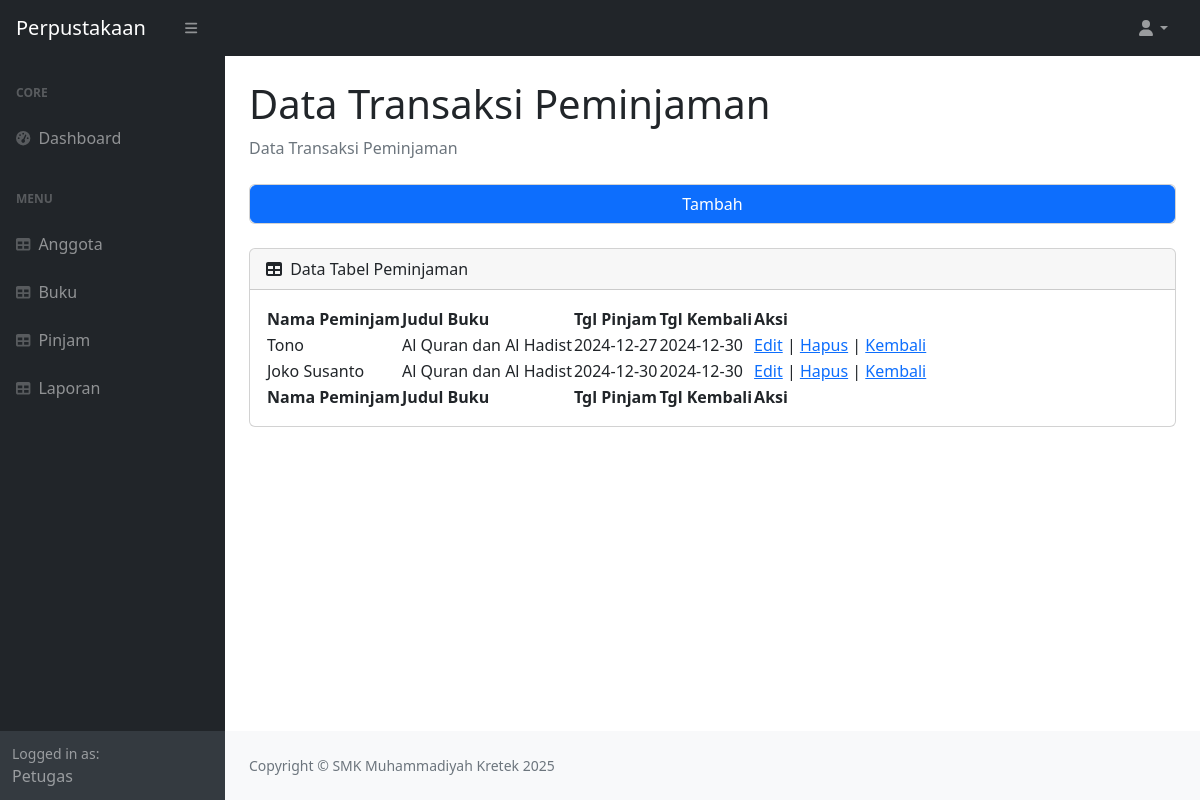
Page /pinjam/pinjam.php (signed in) on the committed database.
### tables this page shows
CREATE TABLE `tb_pinjam` (
  `id_pinjam` int(11) NOT NULL,
  `id_anggota` int(11) NOT NULL,
  `tgl_pinjam` date NOT NULL,
  `id_buku` int(11) NOT NULL,
  `tgl_kembali` date NOT NULL
);

CREATE TABLE `tb_anggota` (
  `id_anggota` int(11) NOT NULL,
  `nama` varchar(30) NOT NULL,
  `alamat` text NOT NULL,
  `jk` enum('l','p') NOT NULL,
  `kelas` varchar(30) NOT NULL
);

CREATE TABLE `tb_buku` (
  `id_buku` int(11) NOT NULL,
  `judul` varchar(30) NOT NULL,
  `pengarang` varchar(30) NOT NULL,
  `penerbit` varchar(30) NOT NULL
);

### pinjam/pinjam.php (the view, shortened to what this page needs)
<?php
    if(isset($_SESSION['username'])) {
include 'koneksi.php';
$result = $conn->query("SELECT tb_buku.judul, tb_anggota.nama, tgl_pinjam, tgl_kembali, id_pinjam FROM tb_pinjam, tb_buku, tb_anggota
                        WHERE tb_pinjam.id_buku = tb_buku.id_buku AND tb_pinjam.id_anggota = tb_anggota.id_anggota");
?>
<!DOCTYPE html>
<html lang="en">
    <head>
        <link href="https://cdn.jsdelivr.net/npm/simple-datatables@7.1.2/dist/style.min.css" rel="stylesheet" />
        <link href="../css/styles.css" rel="stylesheet" />
    </head>
    <body class="sb-nav-fixed">
        <nav class="sb-topnav navbar navbar-expand navbar-dark bg-dark">
            <a class="navbar-brand ps-3" href="index.html">Perpustakaan</a>
            <button class="btn btn-link btn-sm order-1 order-lg-0 me-4 me-lg-0" id="sidebarToggle" href="#!"><i class="fas fa-bars"></i></button>
            <ul class="navbar-nav ms-auto ms-md-0 me-3 me-lg-4">
                <li class="nav-item dropdown">
                    <a class="nav-link dropdown-toggle" id="navbarDropdown" href="#" role="button" data-bs-toggle="dropdown" aria-expanded="false"><i class="fas fa-user fa-fw"></i></a>
                </li>
            </ul>
        </nav>
        <div id="layoutSidenav">
            <div id="layoutSidenav_nav">
                <nav class="sb-sidenav accordion sb-sidenav-dark" id="sidenavAccordion">
                    <div class="sb-sidenav-menu">
                        <div class="nav">
                            <div class="sb-sidenav-menu-heading">Core</div>
                            <a class="nav-link" href="../home.php">
                                <div class="sb-nav-link-icon"><i class="fas fa-tachometer-alt"></i></div>
                                Dashboard
                            </a>
                            <div class="sb-sidenav-menu-heading">Menu</div>
                            <a class="nav-link" href="../anggota/anggota.php">
                                <div class="sb-nav-link-icon"><i class="fas fa-table"></i></div>
                                Anggota
                            </a>
                            <a class="nav-link" href="../buku/buku.php">
                                <div class="sb-nav-link-icon"><i class="fas fa-table"></i></div>
                                Buku
                            </a>
                            <a class="nav-link" href="pinjam.php">
                                <div class="sb-nav-link-icon"><i class="fas fa-table"></i></div>
                                Pinjam
                            </a>
                            <a class="nav-link" href="../lapkembali/lapkembali.php">
                                <div class="sb-nav-link-icon"><i class="fas fa-table"></i></div>
                                Laporan
                            </a>
                        </div>
                    </div>
                    <div class="sb-sidenav-footer">
                        <div class="small">Logged in as:</div>
                        Petugas
                    </div>
                </nav>
            </div>
            <div id="layoutSidenav_content">
                <main>
                <div class="container-fluid px-4">
                        <h1 class="mt-4">Data Transaksi Peminjaman</h1>
                        <ol class="breadcrumb mb-4">
                            <li class="breadcrumb-item active">Data Transaksi Peminjaman</li>
                        </ol>
                        <div class="card mb-4">
                            <a class="btn btn-primary" href="tambah.php">Tambah</a>
                        </div>
                        <div class="card mb-4">
                            <div class="card-header">
                                <i class="fas fa-table me-1"></i>
                                Data Tabel Peminjaman
                            </div>
                            <div class="card-body">
                                <table id="datatablesSimple">
                                    <thead>
                                        <tr>
                                            <th>Nama Peminjam</th>
                                            <th>Judul Buku</th>
                                            <th>Tgl Pinjam</th>
                                            <th>Tgl Kembali</th>
                                            <th>Aksi</th>
                                        </tr>
                                    </thead>
                                    <tfoot>
                                        <tr>
                                            <th>Nama Peminjam</th>
                                            <th>Judul Buku</th>
                                            <th>Tgl Pinjam</th>
                                            <th>Tgl Kembali</th>
                                            <th>Aksi</th>
                                        </tr>
                                    </tfoot>
                                    <tbody>
                                    <?php while($row = mysqli_fetch_array($result)){ ?>
                                            <td><?= $row['nama']; ?></td>
                                            <td><?= $row['judul']; ?></td>
                                            <td><?= $row['tgl_pinjam']; ?></td>
                                            <td><?= $row['tgl_kembali']; ?></td>
                                            <td>
                                                <a href="edit.php?id=<?= $row['id_pinjam']; ?>">Edit</a> |
                                                <a href="delete.php?id=<?= $row['id_pinjam']; ?>" Onclick="return confirm('Yakin ingin menghapus?')">Hapus</a> |
                                                <a href="kembali.php?id=<?= $row['id_pinjam']; ?>">Kembali</a>
                                            </td>
                                        <tr>
                                        <?php } ?>
                                    </tbody>
                                </table>
                            </div>
                        </div>
                    </div>
                </main>
                <footer class="py-4 bg-light mt-auto">
                    <div class="container-fluid px-4">
                        <div class="d-flex align-items-center justify-content-between small">
                            <div class="text-muted">Copyright &copy; SMK Muhammadiyah Kretek 2025</div>
                        </div>
                    </div>
                </footer>
            </div>
        </div>
    </body>
</html>
<?php
    } else {
        header("Location: gagal.php");
    }
?>

### rows in the picture
tb_pinjam: id_anggota.nama "Tono", id_buku.judul "Al Quran dan Al Hadist", tgl_pinjam "2024-12-27", tgl_kembali "2024-12-30"
tb_pinjam: id_anggota.nama "Joko Susanto", id_buku.judul "Al Quran dan Al Hadist", tgl_pinjam "2024-12-30", tgl_kembali "2024-12-30"
